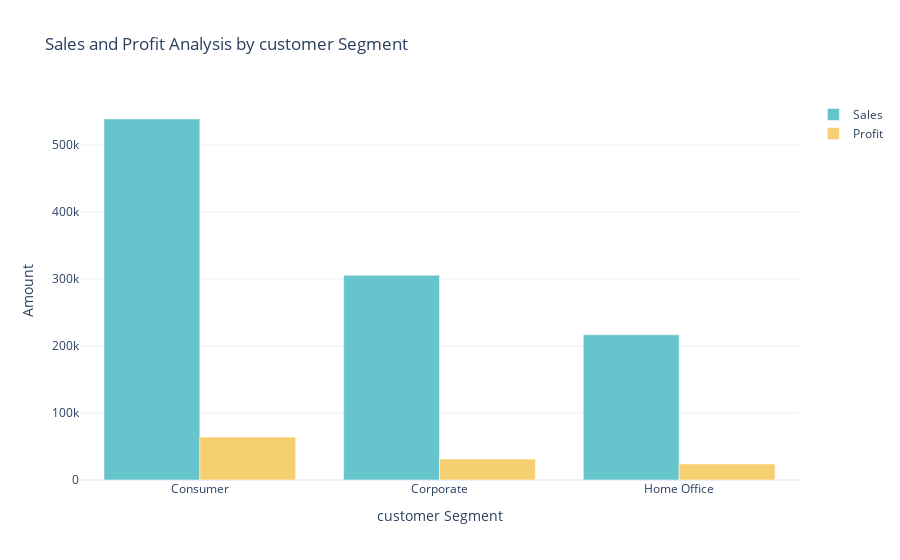

Notebook cell for this chart:
### Markdown cell above
### **7. Analyze the Sales Profit - By Segment**

### Code cell
sales_profit_by_segment = data.groupby('Segment').agg({'Sales': 'sum', 'Profit': 'sum'}).reset_index()

color_palette = px.colors.qualitative.Pastel

fig = go.Figure()
fig.add_trace(go.Bar(x=sales_profit_by_segment['Segment'],
                     y=sales_profit_by_segment['Sales'],
                     name='Sales',
                     marker_color=color_palette[0]))

fig.add_trace(go.Bar(x=sales_profit_by_segment['Segment'],
                     y=sales_profit_by_segment['Profit'],
                     name='Profit',
                     marker_color=color_palette[1]))

fig.update_layout(title='Sales and Profit Analysis by customer Segment',
                  xaxis_title='customer Segment', yaxis_title='Amount')

fig.show()

### Figure 1 — Plotly figure (JSON) as saved in the notebook; plotly's stock layout.template omitted (floating-point values rounded to 4 significant figures)
{"data": [{"marker": {"color": "rgb(102, 197, 204)"}, "name": "Sales", "type": "bar", "x": ["Consumer", "Corporate", "Home Office"], "y": [538800.0, 305700.0, 216900.0]}, {"marker": {"color": "rgb(246, 207, 113)"}, "name": "Profit", "type": "bar", "x": ["Consumer", "Corporate", "Home Office"], "y": [64080.0, 31440.0, 24030.0]}], "layout": {"title": {"text": "Sales and Profit Analysis by customer Segment"}, "xaxis": {"title": {"text": "customer Segment"}}, "yaxis": {"title": {"text": "Amount"}}}}
